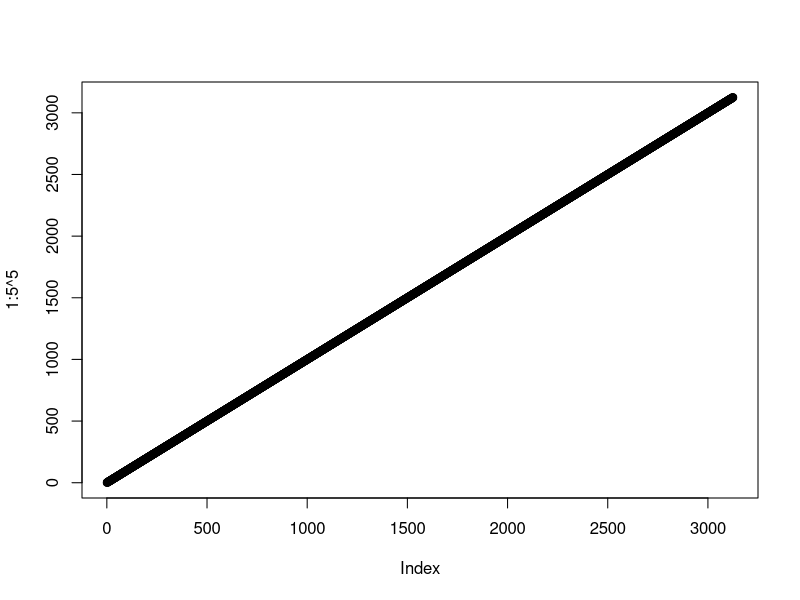

Reproduce this figure in R.
#### Expresiones y asignación
 
## Una expresión es un comando ingresado en la línea de comandos, evaluado
## por R, que devuelve un resultado, y es luego descartado.
2 + 3 # una expresión, en este caso R devuelve "[1] 5", el resultado de la
## expresión evaluada.
 
## Una asignación consiste en asignarle un nombre a un objeto que puede ser
## el resultado de una expresión, u otro tipo de objeto.
x <- 1     # asigna el número 1 al nuevo objeto "x"
x <- 2 + 3 # borra el "x" anterior y crea un nuevo "x", cuyo valor es 5.

## Escribiendo en la línea de comandos el nombre del objeto que acabamos de
## generar, devuelve el resultado de la expresión asignada, que debería
## ser "[1] 5"
x

## En R los caracteres (generalmente) utilizados para asignar objetos son
## "<-" y "->". Las flechas que representan estos símbolos indican la
## dirección de la asignación:
x <- 3 + 2
3 + 2 -> x
## Ambos comandos son equivalentes

## Nótese que cuando escribimos:
x <- 2 + 3
## no imprime se imprime el resultado en la consola, sino que R lo asigna a
## un objeto de nombre "x"; si nuestro deseo es que sí se imprmima el valor
## resultante, se puede rodear la expresión con paréntesis:
(x <- 2 + 3)

## El caracter "=" también se puede usar (sólo de derecha a izquierda),
## pero en general es desaconsejado, ya que puede confundirse con la
## asignación de valores dentro de un llamado a una función (esto
## probablemente confunda un poco, pero va a quedar más claro a medida que
## se avance en el curso).
 
#### Comandos incompletos
x <-
2 + 3 # R pone un signo de + en el lugar del prompt, para indicar que hay
      # que completar el comando. si invocamos al objeto x, el resultado va
      # a ser el mismo.
x # "[1] 5"
 
## El nombre del objeto se puede usar adentro de nuevos comandos. por ejemplo:
x + 1
x * 2
y <- x * 4 + 5

## No es raro encontrar el mismo objeto en ambos lados de la asignación:
x <- x + 1

## Alguno tal vez se sienta indignado por este uso desprolijo de números
## y variables, el asunto es no confundir la asignación con un signo de
## igualdad: aquí lo que R hace es simplemente ejecutar 2 operaciones en el
## órden de precedencia correspondiente: primero se ejecuta la suma ("x + 1",
## que debería dar 6) y luego la asignación, lo que equivaldría a "x <- 6"
## si se han seguido exactamente los mismos pasos.
## Es decir, se sustituye el valor viejo de x por uno nuevo

## Las expresiones en R pueden ser mucho más complejas que las que hemos
## mostrado hasta ahora. Muy frecuentemente una expresión va a incluir una
## función de R. Las funciones en R siguen ciertas reglas que son relevantes
## para entender una expresión y una asignación:

## (1)
## Las funciones siempre devuelven un objeto:
exp(1)
# [1] 2.718282
## En este caso lo que devuelve es el número 2.718282. Dado que la
## expresión no incluye ninguna asignación, el número se imprime en la
## consola. Igual que antes, se puede asignar este resultado a un nombre:
z <- exp(1)

## A veces una función devuelve "NULL":
u <- plot(1:5 ^ 5)
u # NULL

## Esto es simplemente un objeto "vacío". Nótese que usando este
## artilugio, no se rompe la regla de que *siempre* las funciones deben
## devolver un objeto.

## (2)
## Las funciones no modifican el objeto que es usado como argumento
## (entrada). Esto implica que para sustituir x por el valor de la
## función evaluada en x, siempre debemos asignar a x la salida de dicha
## función. Por ejemplo, con la función exponencial:
exp(x)      # aquí no estamos modificando x
x
x <- exp(x) # aquí si: lo estamos sustituyendo por la salida de "exp(x)"
x

## Hay más reglas relevantes en la lección "Aspectos básicos", así que
## no se profundizará más aquí.

## Observaciones:
## (1)
## Las expresiones se pueden guardar como objetos, usando la
## función "expression":
e <- expression(1 + 20)
e # "expression(1 + 20)"
## Se puede evaluar dicha expresión usando "eval":
eval(e) # 21

## (2)
## El argumento de una función puede contener una expresión (incluso a
## veces es la única forma en que trabaja la función). Por ejemplo:
h <- exp(v <- 5)
h # exp(5)
v # 5
## Aquí no sólo estamos guardando el resultado de exp(5) en "h", si no
## que también estamos asignándole el valor 5 a "v".

#### Redondeando:
## Las expresiones en R son los bloques con los que se construyen objetos
## y se elaboran instrucciones para obtener lo que deseamos. Una
## expresión es un comando y un conjunto de expresiones componen las
## instrucciones necesarias para que el R realice la tarea que necesitamos,
## es decir, un algoritmo, un programa.


